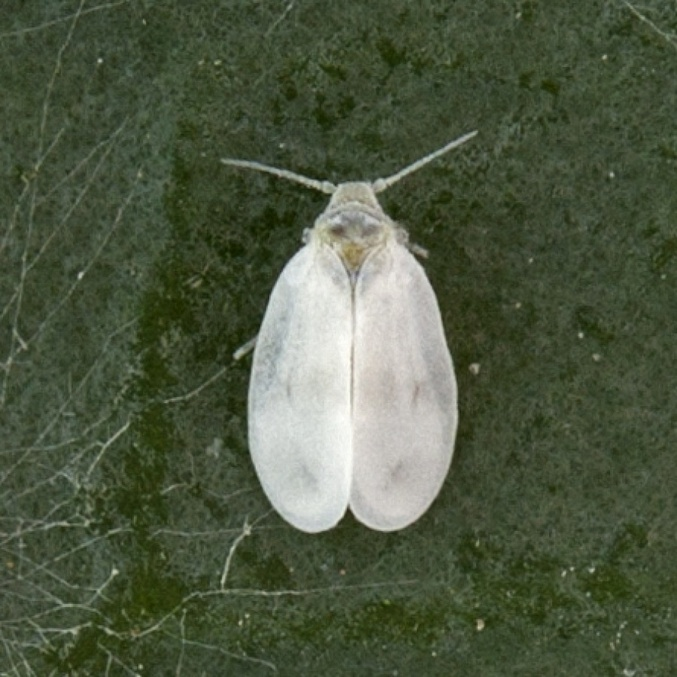
#> input picture mosca_9.jpg, 677 x 677 px, shrunk from 900 x 900 before the run
$ python aprendizajeMosca.py   (older library calls are emulated)
#> lines starting #> are read from the running program, lines starting #| are printed output that depends on the picture; after the words box and inside, x2 and y2 are one past the last pixel; in counts of white or black regions, pixels touching at a corner belong together
#> further down, img is the input picture: shape (677, 677, 3); mean B, G, R 65.5, 88.5, 78.1
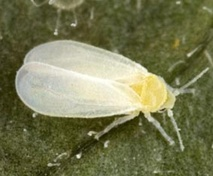
#> input picture mosca_1.jpg, 213 x 176 px, shrunk from 283 x 234 before the run
# -*- coding: utf-8 -*-
"""
Created on Wed Jan 20 22:08:05 2021

@author: josef
"""

#Librerias a usar
import cv2
import numpy as np
import matplotlib.pyplot as plt
from scipy import ndimage
from matplotlib import cm
from mpl_toolkits.mplot3d import Axes3D

#img = cv2.imread('mosca_9.jpg')
def caracteristicas(img):
    # Imagen a escala de grises
    I = cv2.cvtColor(img, cv2.COLOR_BGR2GRAY)
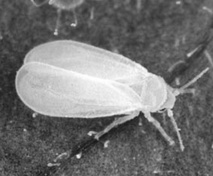
#> I: shape (176, 213); min 23, max 254, mean 115.6
#> img is the input picture: shape (176, 213, 3); mean B, G, R 82.7, 120.3, 118.7

    #Obtencion de la imagen binaria (0 negro y 1 blanco)
    umbralA,_ = cv2.threshold(I, 0, 255, cv2.THRESH_OTSU) # umbral automatico por funcion
#> umbralA = 143
    mascara = np.uint8((I>umbralA)*255) #Mascara con umblal generado por funcion
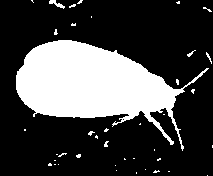
#> mascara: shape (176, 213); 26.9% white; 40 white regions (36 under 20 px), largest, box (x1, y1, x2, y2) and area: (16, 40, 209, 151) 9716, (49, 0, 65, 9) 57, (206, 52, 212, 64) 22, (187, 50, 196, 57) 21

    """
    Etiquetado de objetos y selección del objeto de interés.
    Recibe la imagen binaria y devuelve una imagen que estara etiquetada con
    los objetos colocados como parametros.
    """
    n_mascara = mascara
    output = cv2.connectedComponentsWithStats(n_mascara, 4, cv2.CV_32S)
    cantObj = output[0]
#> cantObj = 41
    labels = output[1]
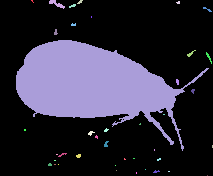
#> labels: shape (176, 213) int32; 41 distinct labels, from 0 to 40; one colour per label, 0 black
    stats = output[2]
#> stats = 41 rows, first 6: [0, 0, 213, 176, 27404], [31, 0, 3, 3, 4], [49, 0, 16, 9, 57], [77, 0, 6, 4, 13], [176, 1, 4, 3, 9], [69, 4, 7, 4, 16]
    n_mascara = (np.argmax(stats[:,4][1:])+1==labels)
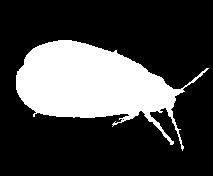
#> n_mascara: shape (176, 213) bool; 25.9% white; 1 white region, box (x1, y1, x2, y2) and area: (16, 40, 209, 151) 9716
    n_mascara = ndimage.binary_fill_holes(n_mascara).astype(int)
#> n_mascara: shape (176, 213) int64; values 0 (black) and 1 (white), 25.9% white; 1 white region, box (x1, y1, x2, y2) and area: (16, 40, 209, 151) 9717

    #Calcular las componentes de cada color de la imagen
    rojo = 255*(np.sum(n_mascara*img[:,:,0]/255)/np.sum(n_mascara))
#> rojo = 179.9
    verde = 255*(np.sum(n_mascara*img[:,:,1]/255)/np.sum(n_mascara))
#> verde = 209.3
    azul = 255*(np.sum(n_mascara*img[:,:,2]/255)/np.sum(n_mascara))
#> azul = 211.7

    mascara1=np.uint8(n_mascara*255)
#> mascara1: shape (176, 213); 25.9% white; 1 white region

    promedioB = (rojo+azul+verde)/3
#> promedioB = 200.3
    promedioA = (rojo+azul)/2
#> promedioA = 195.8


    contours,hierarchy=cv2.findContours(mascara1, cv2.RETR_TREE, cv2.CHAIN_APPROX_SIMPLE)
#> contours = 1 contour; box (x1, y1, x2, y2) and area: (16, 40, 209, 151) 9392
    cnt = contours[0]
#> cnt = contour of 332 points, box (x1, y1, x2, y2) (16, 40, 209, 151), area 9392
    rect = cv2.minAreaRect(cnt)
#> rect = ((108, 89.14), (85.73, 185.6), -77.15)
    box = np.int0(cv2.boxPoints(rect))
#> box = [[188, 151], [7, 110], [27, 26], [208, 68]]
    box=np.int0(box)
    m,n=mascara1.shape
#> m = 176; n = 213
    ar1 = np.zeros((m,n))
    mascaraRect = cv2.fillConvexPoly(ar1, box, 1)
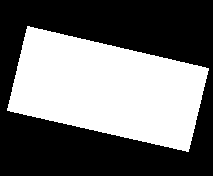
#> mascaraRect: shape (176, 213) float64; values 0 (black) and 1 (white), 43.2% white; 1 white region, box (x1, y1, x2, y2) and area: (7, 26, 209, 152) 16209
    mascaraRect = np.uint8(mascaraRect.copy()*255)
#> mascaraRect: shape (176, 213); 43.2% white; 1 white region
    contoursR,hierarchyR = cv2.findContours(mascaraRect,cv2.RETR_TREE,cv2.CHAIN_APPROX_SIMPLE)
#> contoursR = 1 contour; box (x1, y1, x2, y2) and area: (7, 26, 209, 152) 15944
    cntR = contoursR[0]
#> cntR = contour of 250 points, box (x1, y1, x2, y2) (7, 26, 209, 152), area 15944

    centro,dimensiones,rotacion=cv2.minAreaRect(cntR)
#> centro = (107.5, 88.95); dimensiones = (87.2, 187.2); rotacion = -76.93
    tasaAspecto=float(dimensiones[1])/float(dimensiones[0]) if dimensiones[1]<dimensiones[0] else float(dimensiones[0])/float(dimensiones[1])
#> tasaAspecto = 0.466

    return tasaAspecto, promedioB, promedioA

#Lectura de la imagen
img = cv2.imread('mosca_9.jpg')
datos=[]
etiquetas=[]
for i in range(1,12):
    datos.append(caracteristicas(cv2.imread("mosca_"+str(i)+".jpg")))
    etiquetas.append(1)
#> (the run stopped early here; a loop or call above may not have finished)
